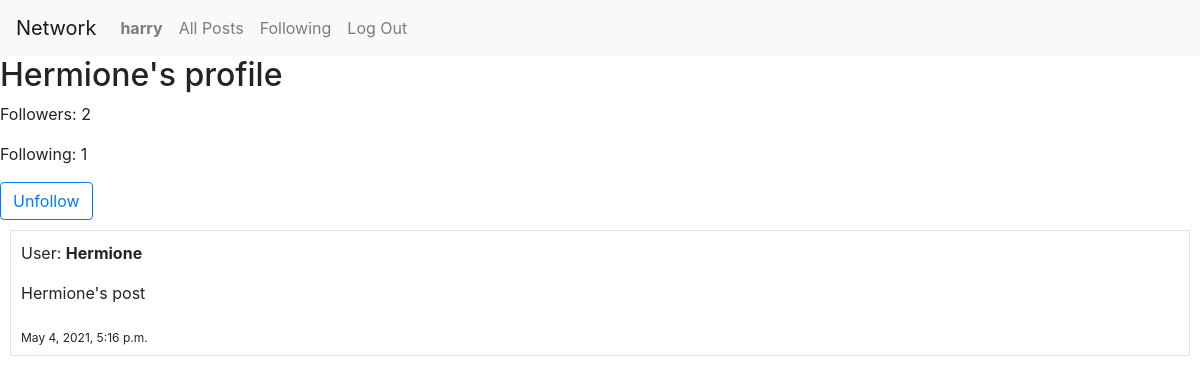
The app's page /profile/4 (signed in) with its own data.
### network/models.py (models this page shows, shortened)
class User(AbstractUser):
    pass

class TimeStampMixin(models.Model):
    created_at = models.DateTimeField(auto_now_add=True)
    updated_at = models.DateTimeField(auto_now=True)
    class Meta:
        abstract = True

class Post(TimeStampMixin):
    user = models.ForeignKey(User, on_delete=models.CASCADE)
    content = models.CharField(max_length = 64)
    likes = models.IntegerField(default=0)

### network/views.py (the view)
# urls.py: path("profile/<int:user_id>", views.profile, name="profile"),
def profile(request, user_id):
    target_user = User.objects.get(id=user_id)
    user = request.user
    posts_chronological = []
    for object in Post.objects.filter(user=target_user):
        posts_chronological.insert(0,object)
    following_check = Profile.objects.filter(user=user, following=target_user).exists()
    following_count = Profile.objects.filter(user=target_user).values('following').count()
    followers_count = Profile.objects.filter(user=target_user).values('followers').count()
    return render(request, "network/profile.html", {
        "posts": posts_chronological,
        "profile": target_user,
        "following_check": following_check,
        "following_count": following_count,
        "followers_count": followers_count,
    })

### network/templates/network/profile.html (shortened to what this page needs)
{% extends "network/layout.html" %}
{% block body %}
  <h2> {{ profile.username }}'s profile</h2>
  <p> Followers: {{followers_count}}</p>
  <p> Following: {{following_count}}</p>
  {% if user.id != profile.id %}
    <form action="{% url 'follow' profile.id %}" method="post">
      {% if following_check == True %}
        <input type="submit" value="Unfollow" class="btn btn-outline-primary" />
      {% endif %}
    </form>
  {% endif %}
  {% for post in posts %}
    <div class="border" style="margin: 10px; padding: 10px;">
      <p>User:  <b> {{ post.user }} </b></p>
      <p> {{ post.content }} </p>
      <sub> {{ post.created_at }}</sub>
    </div>
  {% endfor %}
{% endblock %}

### network/templates/network/layout.html (shortened to what this page needs)
{% load static %}
<!DOCTYPE html>
<html lang="en">
    <head>
        <link rel="stylesheet" href="https://stackpath.bootstrapcdn.com/bootstrap/4.4.1/css/bootstrap.min.css">
        <link href="{% static 'network/styles.css' %}" rel="stylesheet">
    </head>
    <body>
        <nav class="navbar navbar-expand-lg navbar-light bg-light">
            <a class="navbar-brand" href="#">Network</a>
            <div>
              <ul class="navbar-nav mr-auto">
                {% if user.is_authenticated %}
                    <li class="nav-item">
                        <a class="nav-link" href="{% url 'profile' user.id %}"><strong>{{ user.username }}</strong></a>
                    </li>
                {% endif %}
                <li class="nav-item">
                  <a class="nav-link" href="{% url 'index' %}">All Posts</a>
                </li>
                {% if user.is_authenticated %}
                    <li class="nav-item">
                        <a class="nav-link" href="{% url 'following' %}">Following</a>
                    </li>
                    <li class="nav-item">
                        <a class="nav-link" href="{% url 'logout' %}">Log Out</a>
                    </li>
                {% endif %}
              </ul>
            </div>
          </nav>
        <div class="body">
          {% block body %}
          {% endblock %}
        </div>
    </body>
</html>

### records on screen
User: username "harry"
User: username "Hermione"
Post: user "Hermione", content "Hermione's post", created_at "May 4, 2021, 5:16 p.m."

### other values on screen
{{ followers_count }} "2"
{{ following_count }} "1"
